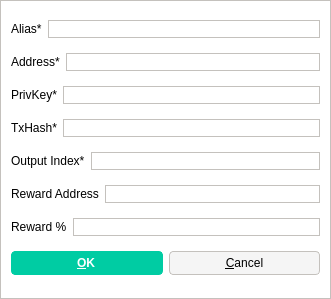
<?xml version="1.0" encoding="UTF-8"?>
<ui version="4.0">
 <class>AddEditAdrenalineNode</class>
 <widget class="QDialog" name="AddEditAdrenalineNode">
  <property name="geometry">
   <rect>
    <x>0</x>
    <y>0</y>
    <width>331</width>
    <height>299</height>
   </rect>
  </property>
  <property name="windowTitle">
   <string>Add/Edit Promise Node</string>
  </property>
  <property name="styleSheet">
   <string notr="true">background-color: rgb(255, 255, 255);
border: 1px solid #c4c1bd;</string>
  </property>
  <property name="modal">
   <bool>true</bool>
  </property>
  <layout class="QVBoxLayout" name="verticalLayout">
   <item>
    <layout class="QHBoxLayout" name="horizontalLayout_4">
     <property name="bottomMargin">
      <number>0</number>
     </property>
     <item>
      <widget class="QLabel" name="label_4">
       <property name="styleSheet">
        <string notr="true">border: 0;</string>
       </property>
       <property name="text">
        <string>Alias*</string>
       </property>
      </widget>
     </item>
     <item>
      <widget class="QLineEdit" name="aliasLineEdit"/>
     </item>
    </layout>
   </item>
   <item>
    <layout class="QHBoxLayout" name="horizontalLayout_5">
     <property name="bottomMargin">
      <number>0</number>
     </property>
     <item>
      <widget class="QLabel" name="label_6">
       <property name="styleSheet">
        <string notr="true">border: 0;</string>
       </property>
       <property name="text">
        <string>Address*</string>
       </property>
      </widget>
     </item>
     <item>
      <widget class="QLineEdit" name="addressLineEdit"/>
     </item>
    </layout>
   </item>
   <item>
    <layout class="QHBoxLayout" name="horizontalLayout_3">
     <property name="bottomMargin">
      <number>0</number>
     </property>
     <item>
      <widget class="QLabel" name="label_5">
       <property name="styleSheet">
        <string notr="true">border: 0;</string>
       </property>
       <property name="text">
        <string>PrivKey*</string>
       </property>
      </widget>
     </item>
     <item>
      <widget class="QLineEdit" name="privkeyLineEdit"/>
     </item>
    </layout>
   </item>
   <item>
    <layout class="QHBoxLayout" name="horizontalLayout_2">
     <property name="bottomMargin">
      <number>0</number>
     </property>
     <item>
      <widget class="QLabel" name="label_2">
       <property name="styleSheet">
        <string notr="true">border: 0;</string>
       </property>
       <property name="text">
        <string>TxHash*</string>
       </property>
      </widget>
     </item>
     <item>
      <widget class="QLineEdit" name="txhashLineEdit"/>
     </item>
    </layout>
   </item>
   <item>
    <layout class="QHBoxLayout" name="horizontalLayout_8">
     <property name="bottomMargin">
      <number>0</number>
     </property>
     <item>
      <widget class="QLabel" name="label_8">
       <property name="styleSheet">
        <string notr="true">border: 0;</string>
       </property>
       <property name="text">
        <string>Output Index*</string>
       </property>
      </widget>
     </item>
     <item>
      <widget class="QLineEdit" name="outputindexLineEdit"/>
     </item>
    </layout>
   </item>
   <item>
    <layout class="QHBoxLayout" name="horizontalLayout_6">
     <property name="bottomMargin">
      <number>0</number>
     </property>
     <item>
      <widget class="QLabel" name="label_3">
       <property name="styleSheet">
        <string notr="true">border: 0;</string>
       </property>
       <property name="text">
        <string>Reward Address</string>
       </property>
      </widget>
     </item>
     <item>
      <widget class="QLineEdit" name="rewardaddressLineEdit"/>
     </item>
    </layout>
   </item>
   <item>
    <layout class="QHBoxLayout" name="horizontalLayout_7">
     <property name="bottomMargin">
      <number>0</number>
     </property>
     <item>
      <widget class="QLabel" name="label_7">
       <property name="styleSheet">
        <string notr="true">border: 0;</string>
       </property>
       <property name="text">
        <string>Reward %</string>
       </property>
      </widget>
     </item>
     <item>
      <widget class="QLineEdit" name="rewardpercentageLineEdit"/>
     </item>
    </layout>
   </item>
   <item>
    <layout class="QHBoxLayout" name="horizontalLayout_Buttons">
     <item>
      <widget class="QPushButton" name="okButton">
       <property name="styleSheet">
        <string notr="true">background-color: rgb(0, 204, 163);
color: rgb(255, 255, 255);
border-radius: 4px;
border-color:  rgb(0, 204, 163);
font-weight: 600;
padding: 4px;
padding-left: 10px;
padding-right: 12px;
icon-size: 0;</string>
       </property>
       <property name="text">
        <string>&amp;OK</string>
       </property>
      </widget>
     </item>
     <item>
      <widget class="QPushButton" name="cancelButton">
       <property name="styleSheet">
        <string notr="true">background-color: rgb(245, 245, 245);
border-radius: 4px;
border: 1px solid #c4c1bd;
font-weight: 400;
padding: 4px;
padding-left: 10px;
padding-right: 10px;</string>
       </property>
       <property name="text">
        <string>&amp;Cancel</string>
       </property>
       <property name="autoDefault">
        <bool>false</bool>
       </property>
      </widget>
     </item>
    </layout>
   </item>
  </layout>
 </widget>
 <resources/>
 <connections/>
</ui>
